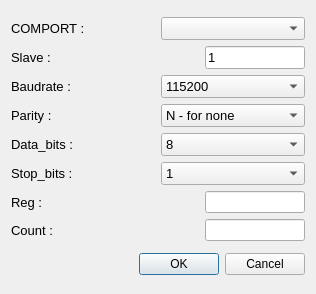
<?xml version="1.0" encoding="UTF-8"?>
<ui version="4.0">
 <class>Device04_dialog</class>
 <widget class="QDialog" name="Device04_dialog">
  <property name="geometry">
   <rect>
    <x>0</x>
    <y>0</y>
    <width>316</width>
    <height>294</height>
   </rect>
  </property>
  <property name="windowTitle">
   <string>Device 4 MODBUS RTU SETTING</string>
  </property>
  <layout class="QVBoxLayout" name="verticalLayout_2">
   <item>
    <layout class="QVBoxLayout" name="verticalLayout">
     <item>
      <layout class="QHBoxLayout" name="horizontalLayout_6">
       <item>
        <widget class="QLabel" name="label">
         <property name="font">
          <font>
           <pointsize>10</pointsize>
          </font>
         </property>
         <property name="text">
          <string>COMPORT :</string>
         </property>
        </widget>
       </item>
       <item>
        <widget class="QComboBox" name="ComPort_Combobox">
         <property name="font">
          <font>
           <pointsize>10</pointsize>
          </font>
         </property>
        </widget>
       </item>
      </layout>
     </item>
     <item>
      <layout class="QHBoxLayout" name="horizontalLayout_7">
       <item>
        <widget class="QLabel" name="label_2">
         <property name="font">
          <font>
           <pointsize>10</pointsize>
          </font>
         </property>
         <property name="text">
          <string>Slave :</string>
         </property>
        </widget>
       </item>
       <item>
        <widget class="QLineEdit" name="slave_line_edit">
         <property name="minimumSize">
          <size>
           <width>30</width>
           <height>0</height>
          </size>
         </property>
         <property name="maximumSize">
          <size>
           <width>100</width>
           <height>16777215</height>
          </size>
         </property>
         <property name="font">
          <font>
           <pointsize>10</pointsize>
          </font>
         </property>
         <property name="text">
          <string>1</string>
         </property>
        </widget>
       </item>
      </layout>
     </item>
     <item>
      <layout class="QHBoxLayout" name="horizontalLayout_8">
       <item>
        <widget class="QLabel" name="label_3">
         <property name="font">
          <font>
           <pointsize>10</pointsize>
          </font>
         </property>
         <property name="text">
          <string>Baudrate :</string>
         </property>
        </widget>
       </item>
       <item>
        <widget class="QComboBox" name="baudrate_combo_box">
         <property name="minimumSize">
          <size>
           <width>100</width>
           <height>0</height>
          </size>
         </property>
         <property name="font">
          <font>
           <pointsize>10</pointsize>
          </font>
         </property>
         <property name="currentIndex">
          <number>19</number>
         </property>
         <item>
          <property name="text">
           <string>50</string>
          </property>
         </item>
         <item>
          <property name="text">
           <string>75</string>
          </property>
         </item>
         <item>
          <property name="text">
           <string>110</string>
          </property>
         </item>
         <item>
          <property name="text">
           <string>150</string>
          </property>
         </item>
         <item>
          <property name="text">
           <string>300</string>
          </property>
         </item>
         <item>
          <property name="text">
           <string>600</string>
          </property>
         </item>
         <item>
          <property name="text">
           <string>1200</string>
          </property>
         </item>
         <item>
          <property name="text">
           <string>1800</string>
          </property>
         </item>
         <item>
          <property name="text">
           <string>2000</string>
          </property>
         </item>
         <item>
          <property name="text">
           <string>2400</string>
          </property>
         </item>
         <item>
          <property name="text">
           <string>3600</string>
          </property>
         </item>
         <item>
          <property name="text">
           <string>4800</string>
          </property>
         </item>
         <item>
          <property name="text">
           <string>7200</string>
          </property>
         </item>
         <item>
          <property name="text">
           <string>9600</string>
          </property>
         </item>
         <item>
          <property name="text">
           <string>14400</string>
          </property>
         </item>
         <item>
          <property name="text">
           <string>19200</string>
          </property>
         </item>
         <item>
          <property name="text">
           <string>28800</string>
          </property>
         </item>
         <item>
          <property name="text">
           <string>38400</string>
          </property>
         </item>
         <item>
          <property name="text">
           <string>57600</string>
          </property>
         </item>
         <item>
          <property name="text">
           <string>115200</string>
          </property>
         </item>
        </widget>
       </item>
      </layout>
     </item>
     <item>
      <layout class="QHBoxLayout" name="horizontalLayout_9">
       <item>
        <widget class="QLabel" name="label_4">
         <property name="font">
          <font>
           <pointsize>10</pointsize>
          </font>
         </property>
         <property name="text">
          <string>Parity :</string>
         </property>
        </widget>
       </item>
       <item>
        <widget class="QComboBox" name="parity_combo_box">
         <property name="minimumSize">
          <size>
           <width>110</width>
           <height>0</height>
          </size>
         </property>
         <property name="font">
          <font>
           <pointsize>10</pointsize>
          </font>
         </property>
         <item>
          <property name="text">
           <string>N - for none</string>
          </property>
         </item>
         <item>
          <property name="text">
           <string>E  - for even</string>
          </property>
         </item>
         <item>
          <property name="text">
           <string>O - for odd</string>
          </property>
         </item>
        </widget>
       </item>
      </layout>
     </item>
     <item>
      <layout class="QHBoxLayout" name="horizontalLayout_10">
       <item>
        <widget class="QLabel" name="label_5">
         <property name="font">
          <font>
           <pointsize>10</pointsize>
          </font>
         </property>
         <property name="text">
          <string>Data_bits :</string>
         </property>
        </widget>
       </item>
       <item>
        <widget class="QComboBox" name="data_bits_combo_box">
         <property name="font">
          <font>
           <pointsize>10</pointsize>
          </font>
         </property>
         <property name="currentIndex">
          <number>3</number>
         </property>
         <item>
          <property name="text">
           <string>5</string>
          </property>
         </item>
         <item>
          <property name="text">
           <string>6</string>
          </property>
         </item>
         <item>
          <property name="text">
           <string>7</string>
          </property>
         </item>
         <item>
          <property name="text">
           <string>8</string>
          </property>
         </item>
        </widget>
       </item>
      </layout>
     </item>
     <item>
      <layout class="QHBoxLayout" name="horizontalLayout_11">
       <item>
        <widget class="QLabel" name="stop_bit_label_2">
         <property name="font">
          <font>
           <pointsize>10</pointsize>
          </font>
         </property>
         <property name="text">
          <string>Stop_bits :</string>
         </property>
        </widget>
       </item>
       <item>
        <widget class="QComboBox" name="stop_bits_combo_box">
         <property name="font">
          <font>
           <pointsize>10</pointsize>
          </font>
         </property>
         <item>
          <property name="text">
           <string>1</string>
          </property>
         </item>
         <item>
          <property name="text">
           <string>2</string>
          </property>
         </item>
        </widget>
       </item>
      </layout>
     </item>
     <item>
      <layout class="QHBoxLayout" name="horizontalLayout">
       <item>
        <widget class="QLabel" name="stop_bit_label_3">
         <property name="font">
          <font>
           <pointsize>10</pointsize>
          </font>
         </property>
         <property name="text">
          <string>Reg :</string>
         </property>
        </widget>
       </item>
       <item>
        <widget class="QLineEdit" name="Reg_lineEdit">
         <property name="maximumSize">
          <size>
           <width>100</width>
           <height>16777215</height>
          </size>
         </property>
        </widget>
       </item>
      </layout>
     </item>
     <item>
      <layout class="QHBoxLayout" name="horizontalLayout_2">
       <item>
        <widget class="QLabel" name="stop_bit_label_4">
         <property name="font">
          <font>
           <pointsize>10</pointsize>
          </font>
         </property>
         <property name="text">
          <string>Count :</string>
         </property>
        </widget>
       </item>
       <item>
        <widget class="QLineEdit" name="Count_lineEdit">
         <property name="maximumSize">
          <size>
           <width>100</width>
           <height>16777215</height>
          </size>
         </property>
        </widget>
       </item>
      </layout>
     </item>
    </layout>
   </item>
   <item>
    <widget class="QDialogButtonBox" name="buttonBox">
     <property name="orientation">
      <enum>Qt::Horizontal</enum>
     </property>
     <property name="standardButtons">
      <set>QDialogButtonBox::Cancel|QDialogButtonBox::Ok</set>
     </property>
    </widget>
   </item>
  </layout>
 </widget>
 <resources/>
 <connections>
  <connection>
   <sender>buttonBox</sender>
   <signal>accepted()</signal>
   <receiver>Device04_dialog</receiver>
   <slot>accept()</slot>
   <hints>
    <hint type="sourcelabel">
     <x>248</x>
     <y>254</y>
    </hint>
    <hint type="destinationlabel">
     <x>157</x>
     <y>274</y>
    </hint>
   </hints>
  </connection>
  <connection>
   <sender>buttonBox</sender>
   <signal>rejected()</signal>
   <receiver>Device04_dialog</receiver>
   <slot>reject()</slot>
   <hints>
    <hint type="sourcelabel">
     <x>316</x>
     <y>260</y>
    </hint>
    <hint type="destinationlabel">
     <x>286</x>
     <y>274</y>
    </hint>
   </hints>
  </connection>
 </connections>
</ui>
